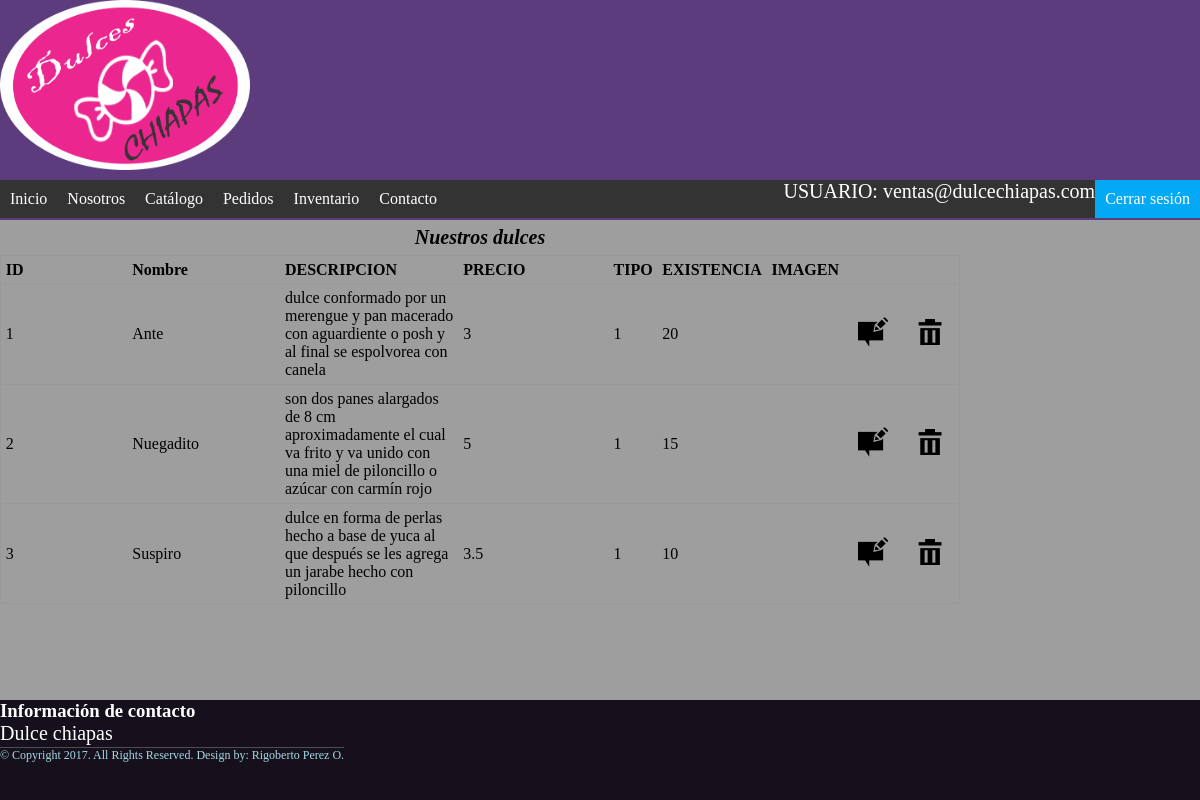
Screenshot of /Inventario/Inventario.php (signed in) with the database file from the repository.
### tables this page shows
create table Dulces(Id int NOT NULL AUTO_INCREMENT PRIMARY KEY, Nombre varchar(150),Descripcion Varchar(250),Tipo Int, Precio float, Existencia Int, Imagen varchar(150));

### Inventario/Inventario.php (the view, shortened to what this page needs)
<?php
if (empty($_SESSION['usuario'])) {
    header("Location: ../login.php");
    exit();
}
else{
$login_session=$_SESSION['usuario'];
}
?>
<!DOCTYPE HTML>
<html>
	<head>
	    <LINK href='../CSS/Style.css' type=text/css rel=stylesheet>
	</head>
	<body>
         <header>
			<nav >
				<ul >
					<li><a href="../index.php">Inicio</a></li>
					<li><a href="../Nosotros/Nosotros.php">Nosotros</a></li>
					<li><a href="../Catalogo/Catalogo.php">Catálogo</a></li>
					<li><a href="../Pedidos/Pedidos.php">Pedidos</a></li>
					<li><a href="../Inventario/Inventario.php">Inventario</a></li>
                    <li><a href="../Contacto.php">Contacto</a></li>
				    <li class="right">
			       	<a class="linkLogin" href = "../logout.php" >Cerrar sesión</a>
					</li>
					<li class="right"><p class="datosLogin">USUARIO: <?php echo $login_session; ?></p></li>
				</ul>
			</nav>
		    </header>
	        <section >
			<div >
					<table align="center">
					           <caption>Nuestros dulces</caption>
					            <tr>
									<th>ID</th>
									<th>Nombre</th>
									<th>DESCRIPCION</th>
									<th>PRECIO</th>
                                    <th>TIPO</th>
                                    <th>EXISTENCIA</th>
                                    <th>IMAGEN</th>
                                    <th></th>
                                    <th></th>
								</tr>
								<?php
								include_once '../conexion.php';
								$mysqli = new mysqli($hostdb,$usuariodb,$clavedb,$basededatos);
								if ($mysqli -> connect_errno) {
								die( "Fallo la conexión a MySQL: (" . $mysqli -> mysqli_connect_errno(). ") " . $mysqli -> mysqli_connect_error());
								}
								else
								{
								$sql_query="SELECT * FROM Dulces";
								$resultado=$mysqli->query($sql_query);
								while($row = $resultado->fetch_assoc())
								{
									?>
										<tr>
											<td><?php echo $row["Id"]; ?></td>
											<td><?php echo $row["Nombre"]; ?></td>
											<td><?php echo utf8_encode( $row["Descripcion"]); ?></td>
											<td><?php echo $row["Precio"]; ?></td>
											<td><?php echo $row["Tipo"]; ?></td>
                                            <td><?php echo $row["Existencia"]; ?></td>
                                            <td></td>
                                            <td align="center"><a href=""><img src="../img/Editar.png" /></a></td>
										    <td align="center"><a href=""><img src="../img/Cancelar.png"  /></a></td>
											<?php
									}
								}
								?>
					</table>
				</div>
			</section>
			<footer>
					<h3>Información de contacto</h2>
					<p>Dulce chiapas</p>
					<div class="copyright">
					&copy; Copyright 2017. All Rights Reserved. Design by: Rigoberto Perez O.
				</div>
			</footer>
	</body>
</html>

### CSS/Style.css (style rules this page uses)
* { margin: 0; padding: 0; }
body { background-color: #9E9E9E; }
header { background: #5D3C7E; height: 220px; text-align: center; background-image: url("../img/logo.png"); background-repeat: no-repeat; background-size: 250px 170px; }
footer { width: 100%; height: 100px; background: #15101B; bottom: 0; color: white; position: fixed; left: 0px; }
nav { height: 40px; position: relative; top: 180px; }
ul { list-style-type: none; margin: 0; padding: 0; overflow: hidden; background-color: #333333; }
li { float: left; }
li a { display: block; color: white; text-align: center; padding: 10px; text-decoration: none; }
li a.linkLogin { background-color: #03A9F4; }
li.right { float: right; }
.datosLogin { color: white; }
p { font-family: Cambria, Cochin, Georgia, Times, Times New Roman, serif; font-size: 20px; }
.copyright { display: inline-block; color: #a7d9e7; font-size: 0.75em; text-align: center; border-top: 1px solid rgba(255, 255, 255, 0.25); }
table { width: 80%; border: 1px solid #999; text-align: left; border-collapse: collapse; margin: 0 0 1em 0; caption-side: top; }
caption, td, th { padding: 0.3em; font-family: "calibri", Garamond, 'Comic Sans'; }
th, td { border-bottom: 1px solid #999; width: 25%; font-family: "calibri", Garamond, 'Comic Sans'; }
caption { font-weight: bold; font-style: italic; font-size: 20px; font-family: "calibri", Garamond, 'Comic Sans'; }

### rows the page displays
dulces: Id "1", Nombre "Ante", Descripcion "dulce conformado por un merengue y pan macerado con aguardiente o posh y al final se espolvorea con canela", Precio "3", Tipo "1", Existencia "20"
dulces: Id "2", Nombre "Nuegadito", Descripcion "son dos panes alargados de 8 cm aproximadamente el cual va frito y va unido con una miel de piloncillo o azúcar con carmín rojo", Precio "5", Tipo "1", Existencia "15"
dulces: Id "3", Nombre "Suspiro", Descripcion "dulce en forma de perlas hecho a base de yuca al que después se les agrega un jarabe hecho con piloncillo", Precio "3.5", Tipo "1", Existencia "10"

### other values shown
$login_session "ventas@dulcechiapas.com"
